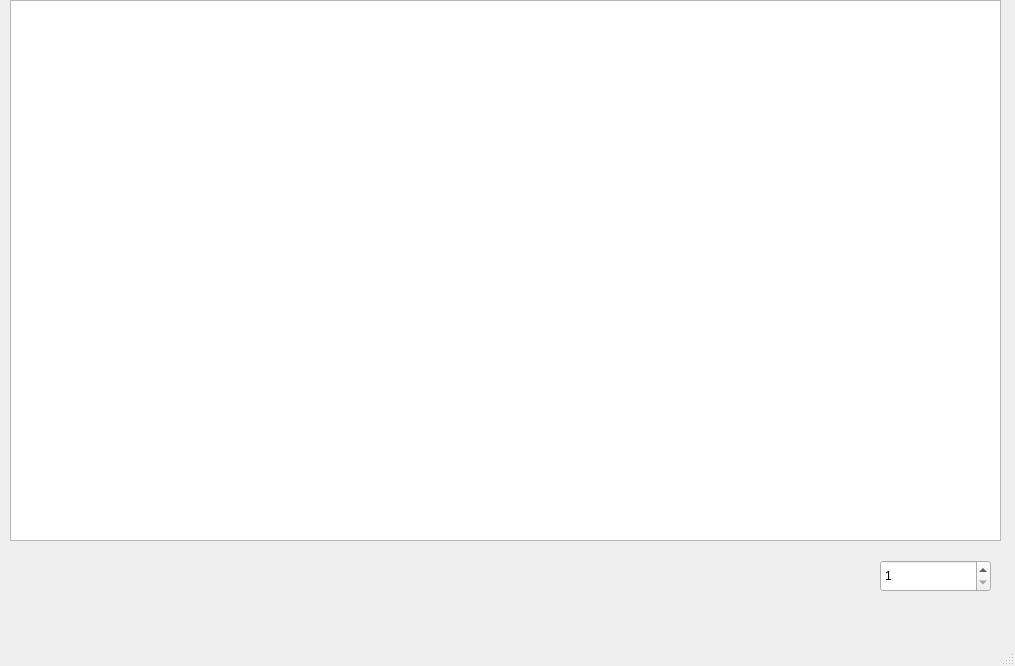
<?xml version="1.0" encoding="UTF-8"?>
<ui version="4.0">
 <class>MainWindow</class>
 <widget class="QMainWindow" name="MainWindow">
  <property name="geometry">
   <rect>
    <x>0</x>
    <y>0</y>
    <width>1015</width>
    <height>666</height>
   </rect>
  </property>
  <property name="minimumSize">
   <size>
    <width>200</width>
    <height>400</height>
   </size>
  </property>
  <property name="windowTitle">
   <string>MainWindow</string>
  </property>
  <widget class="QWidget" name="centralwidget">
   <widget class="QGraphicsView" name="graphicsView">
    <property name="geometry">
     <rect>
      <x>10</x>
      <y>0</y>
      <width>991</width>
      <height>541</height>
     </rect>
    </property>
   </widget>
   <widget class="QSpinBox" name="spinBox">
    <property name="geometry">
     <rect>
      <x>880</x>
      <y>560</y>
      <width>111</width>
      <height>32</height>
     </rect>
    </property>
    <property name="minimum">
     <number>1</number>
    </property>
    <property name="maximum">
     <number>100</number>
    </property>
   </widget>
  </widget>
  <widget class="QMenuBar" name="menubar">
   <property name="geometry">
    <rect>
     <x>0</x>
     <y>0</y>
     <width>1015</width>
     <height>30</height>
    </rect>
   </property>
  </widget>
  <widget class="QStatusBar" name="statusbar"/>
 </widget>
 <resources/>
 <connections/>
</ui>
